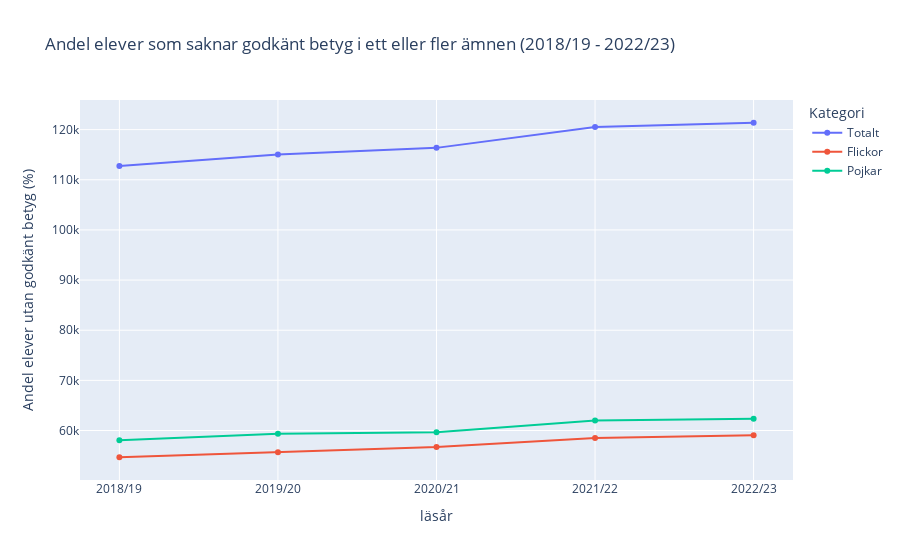
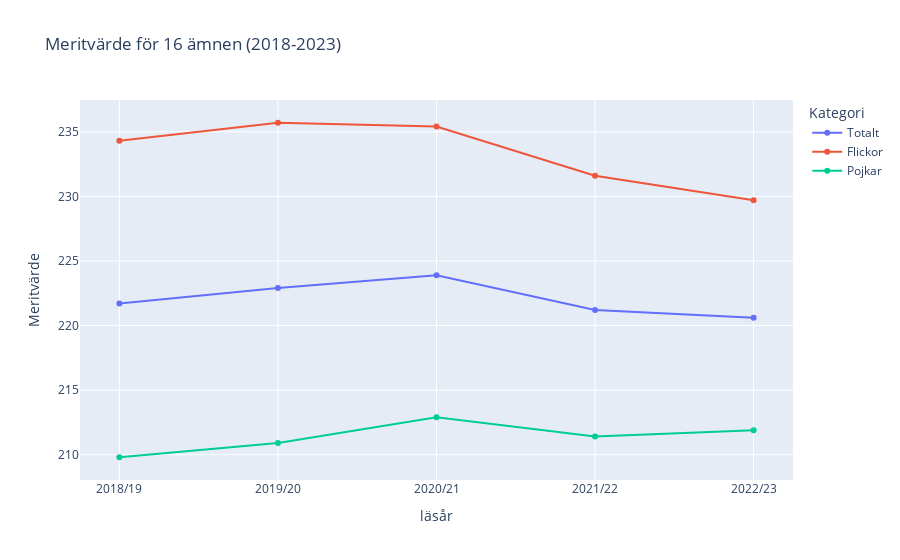

Notebook cell for these charts, in order:
### Markdown cell above
Uppgift 1.

Uppgift 1 - uppvärmning betyg och prov
I uppgifterna nedan ska du använda dig av datasetet betyg_o_prov_riksnivå.xlsx. Använd Plotly för att rita diagrammen
nedan för de uppgifter som kräver diagram. Använd Pandas för att svara på frågor om datasetet.

a) Rita ett linjediagram för andel elever som saknar godkänt betyg i ett eller fler ämnen för läsår 18-23. Ta med totalt,
flickor och pojkar i samma graf.

b) Rita ett linjediagram för meritvärde för 16 ämnen för totalt, flickor och pojkar för läsår 18-23.


c) Undersök nu andra variabler, och hur de påverkar meritvärde och andel med minst ett saknat betyg. Data finns för
läsår 22/23. Exempel kan man undersöka föräldrarnas utbildningsbakgrund. Rita lämpliga grafer.

### Code cell
import numpy as np
import matplotlib.pyplot as plt
import plotly.express as px
import plotly.graph_objects as go
import pandas as pd

file_path = "betyg_o_prov_riksnivå.xlsx"

# Load the specific columns for Tabell 1A
df_betyg_a = pd.read_excel(file_path, sheet_name="Tabell 1A", skiprows=6, usecols=['Totalt', 'Flickor', 'Pojkar'])
df_betyg_a = df_betyg_a.head(8).dropna()
years = ['2018/19', '2019/20', '2020/21', '2021/22', '2022/23']
df_betyg_a['läsår'] = years[:len(df_betyg_a)]

print(df_betyg_a)

# Creating the line chart for Tabell 1A
fig_a = px.line(df_betyg_a, x='läsår', y=['Totalt', 'Flickor', 'Pojkar'], 
                title='Andel elever som saknar godkänt betyg i ett eller fler ämnen (2018/19 - 2022/23)',
                labels={'value': 'Andel elever utan godkänt betyg (%)', 'variable': 'Kategori'},
                markers=True)

fig_a.show()

#################

# Load the specific columns for Tabell 1B
df_betyg_b = pd.read_excel(file_path, sheet_name="Tabell 1B", skiprows=7, usecols=['Totalt', 'Flickor', 'Pojkar'])
df_betyg_b = df_betyg_b.head().dropna()
df_betyg_b['läsår'] = years[:len(df_betyg_b)]

print(df_betyg_b)

# Creating the line chart for Tabell 1B
fig_b = px.line(df_betyg_b, x='läsår', y=["Totalt", "Flickor", "Pojkar"], 
                title='Meritvärde för 16 ämnen (2018-2023)',
                labels={'value': 'Meritvärde', 'variable': 'Kategori'},
                markers=True)

# Show the plot
fig_b.show()

### Figure 1 — Plotly figure (JSON) as saved in the notebook; plotly's stock layout.template omitted (floating-point values rounded to 4 significant figures)
{"data": [{"hovertemplate": "Kategori=Totalt<br>läsår=%{x}<br>Andel elever utan godkänt betyg (%)=%{y}<extra></extra>", "legendgroup": "Totalt", "line": {"color": "#636efa", "dash": "solid"}, "marker": {"symbol": "circle"}, "mode": "lines+markers", "name": "Totalt", "orientation": "v", "showlegend": true, "type": "scatter", "x": ["2018/19", "2019/20", "2020/21", "2021/22", "2022/23"], "xaxis": "x", "y": [112731, 115023, 116359, 120525, 121369], "yaxis": "y"}, {"hovertemplate": "Kategori=Flickor<br>läsår=%{x}<br>Andel elever utan godkänt betyg (%)=%{y}<extra></extra>", "legendgroup": "Flickor", "line": {"color": "#EF553B", "dash": "solid"}, "marker": {"symbol": "circle"}, "mode": "lines+markers", "name": "Flickor", "orientation": "v", "showlegend": true, "type": "scatter", "x": ["2018/19", "2019/20", "2020/21", "2021/22", "2022/23"], "xaxis": "x", "y": [54667, 55670, 56715, 58513, 59043], "yaxis": "y"}, {"hovertemplate": "Kategori=Pojkar<br>läsår=%{x}<br>Andel elever utan godkänt betyg (%)=%{y}<extra></extra>", "legendgroup": "Pojkar", "line": {"color": "#00cc96", "dash": "solid"}, "marker": {"symbol": "circle"}, "mode": "lines+markers", "name": "Pojkar", "orientation": "v", "showlegend": true, "type": "scatter", "x": ["2018/19", "2019/20", "2020/21", "2021/22", "2022/23"], "xaxis": "x", "y": [58064, 59353, 59644, 62012, 62326], "yaxis": "y"}], "layout": {"legend": {"title": {"text": "Kategori"}, "tracegroupgap": 0}, "title": {"text": "Andel elever som saknar godkänt betyg i ett eller fler ämnen (2018/19 - 2022/23)"}, "xaxis": {"anchor": "y", "domain": [0, 1], "title": {"text": "läsår"}}, "yaxis": {"anchor": "x", "domain": [0, 1], "title": {"text": "Andel elever utan godkänt betyg (%)"}}}}

### Figure 2 — Plotly figure (JSON) as saved in the notebook; plotly's stock layout.template omitted (floating-point values rounded to 4 significant figures)
{"data": [{"hovertemplate": "Kategori=Totalt<br>läsår=%{x}<br>Meritvärde=%{y}<extra></extra>", "legendgroup": "Totalt", "line": {"color": "#636efa", "dash": "solid"}, "marker": {"symbol": "circle"}, "mode": "lines+markers", "name": "Totalt", "orientation": "v", "showlegend": true, "type": "scatter", "x": ["2018/19", "2019/20", "2020/21", "2021/22", "2022/23"], "xaxis": "x", "y": [221.7, 222.9, 223.9, 221.2, 220.6], "yaxis": "y"}, {"hovertemplate": "Kategori=Flickor<br>läsår=%{x}<br>Meritvärde=%{y}<extra></extra>", "legendgroup": "Flickor", "line": {"color": "#EF553B", "dash": "solid"}, "marker": {"symbol": "circle"}, "mode": "lines+markers", "name": "Flickor", "orientation": "v", "showlegend": true, "type": "scatter", "x": ["2018/19", "2019/20", "2020/21", "2021/22", "2022/23"], "xaxis": "x", "y": [234.3, 235.7, 235.4, 231.6, 229.7], "yaxis": "y"}, {"hovertemplate": "Kategori=Pojkar<br>läsår=%{x}<br>Meritvärde=%{y}<extra></extra>", "legendgroup": "Pojkar", "line": {"color": "#00cc96", "dash": "solid"}, "marker": {"symbol": "circle"}, "mode": "lines+markers", "name": "Pojkar", "orientation": "v", "showlegend": true, "type": "scatter", "x": ["2018/19", "2019/20", "2020/21", "2021/22", "2022/23"], "xaxis": "x", "y": [209.8, 210.9, 212.9, 211.4, 211.9], "yaxis": "y"}], "layout": {"legend": {"title": {"text": "Kategori"}, "tracegroupgap": 0}, "title": {"text": "Meritvärde för 16 ämnen (2018-2023)"}, "xaxis": {"anchor": "y", "domain": [0, 1], "title": {"text": "läsår"}}, "yaxis": {"anchor": "x", "domain": [0, 1], "title": {"text": "Meritvärde"}}}}
